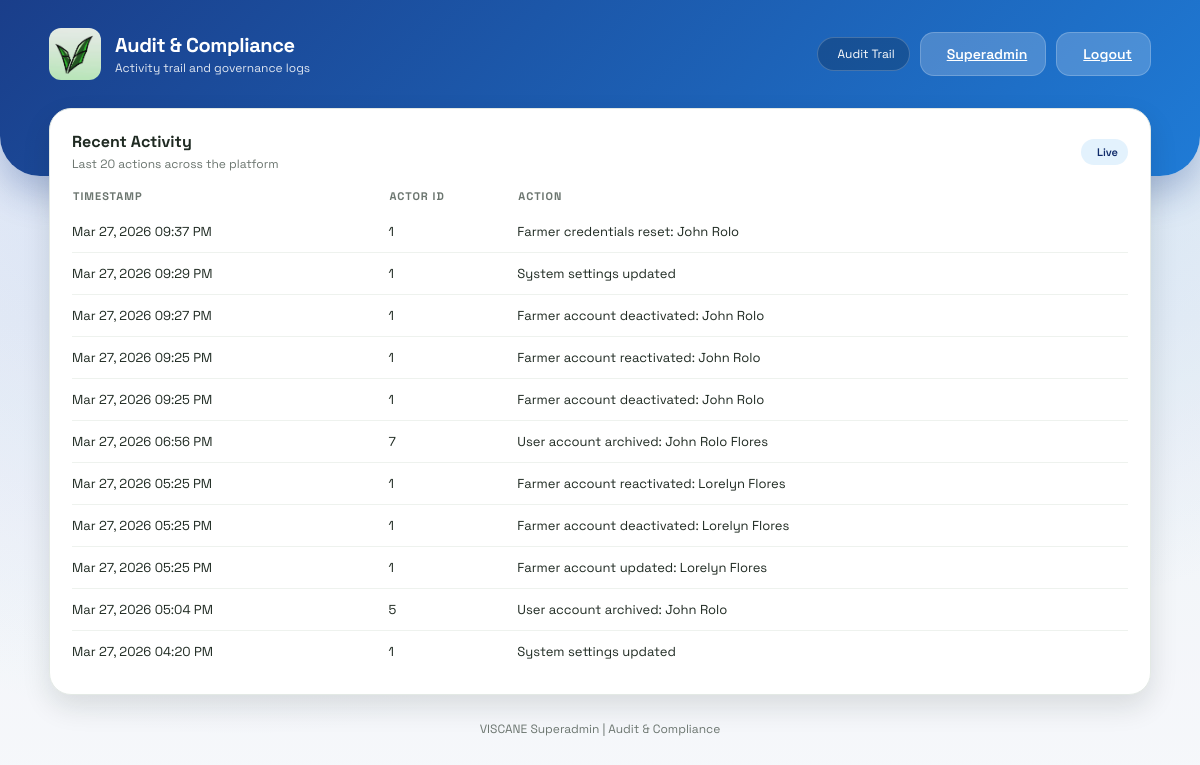
The app's page /superadmin/audit (signed in), older data.
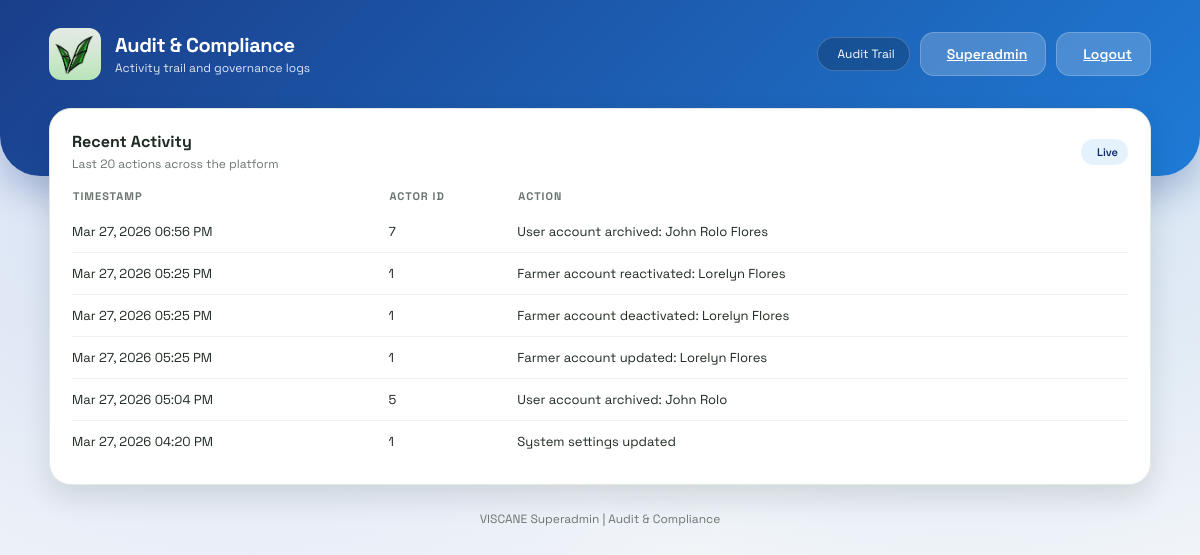
The same page, newer data.
### models.py (models this page shows)
class AuditLog(db.Model):
    id = db.Column(db.Integer, primary_key=True)
    user_id = db.Column(db.Integer, nullable=True)
    action = db.Column(db.String(255), nullable=False)
    timestamp = db.Column(db.DateTime, default=datetime.utcnow, nullable=False)

### app.py (the view)
@app.route('/superadmin/audit')
@role_required('superadmin')
def superadmin_audit():
    logs = AuditLog.query.order_by(AuditLog.timestamp.desc()).limit(20).all()
    return render_template('superadmin_audit.html', logs=logs, current_admin=get_current_admin())

### app.py (called while the page is built)
def role_required(required_role):
    def decorator(view):
        @wraps(view)
        def wrapped(*args, **kwargs):
            admin_id = session.get('admin_id')
            if not admin_id:
                return redirect(url_for('admin_login'))
            admin = Admin.query.get(admin_id)
            if not admin or admin.is_archived or admin.role != required_role:
                return redirect(url_for('admin_portal'))
            return view(*args, **kwargs)
        return wrapped
    return decorator

def get_current_admin():
    admin_id = session.get('admin_id')
    if not admin_id:
        return None
    admin = Admin.query.get(admin_id)
    if not admin or admin.is_archived:
        return None
    return admin

### templates/superadmin_audit.html (shortened to what this page needs)
<!DOCTYPE html>
<html lang="en">
<head>
    <link rel="stylesheet" href="{{ url_for('static', filename='style.css') }}">
</head>
<body class="admin-layout">
    <header class="dashboard-header">
        <div class="header-content">
            <div class="brand">
                <div class="brand-icon">
                    <img src="{{ url_for('static', filename='logo.jpg') }}" alt="VISCANE Logo" style="width: 100%; height: 100%; object-fit: cover; border-radius: 12px;">
                </div>
                <div>
                    <p class="brand-title">Audit & Compliance</p>
                    <p class="brand-subtitle">Activity trail and governance logs</p>
                </div>
            </div>
            <div class="header-actions">
                <div class="status-pill">
                    Audit Trail
                </div>
                <a class="btn light" href="/superadmin">
                    Superadmin
                </a>
                <a class="btn light" href="/admin-logout">
                    Logout
                </a>
            </div>
        </div>
    </header>
    <main class="dashboard-container fade-in">
        <section class="panel">
            <div class="panel-header">
                <div>
                    <h3 class="panel-title">Recent Activity</h3>
                    <p class="panel-subtitle">Last 20 actions across the platform</p>
                </div>
                <span class="badge">Live</span>
            </div>
            <table class="data-table">
                <thead>
                    <tr>
                        <th>Timestamp</th>
                        <th>Actor ID</th>
                        <th>Action</th>
                    </tr>
                </thead>
                <tbody>
                    {% if logs %}
                        {% for log in logs %}
                            <tr>
                                <td>{{ log.timestamp.strftime('%b %d, %Y %I:%M %p') }}</td>
                                <td>{{ log.user_id if log.user_id else 'System' }}</td>
                                <td>{{ log.action }}</td>
                            </tr>
                        {% endfor %}
                    {% else %}
                        <tr>
                            <td colspan="3">No audit entries available yet.</td>
                        </tr>
                    {% endif %}
                </tbody>
            </table>
        </section>
        <div class="footer-link">VISCANE Superadmin | Audit & Compliance</div>
    </main>
</body>
</html>

### static/style.css (style rules this page uses)
:root { --glass-bg: rgba(255, 255, 255, 0.15); --glass-border: rgba(255, 255, 255, 0.2); --primary-green: #43A047; --neutral-0: #ffffff; --neutral-50: #f6f8f5; --neutral-100: #eef2ee; --neutral-200: #e3e9e5; --neutral-500: #6b756f; --neutral-900: #1f2a22; --radius-lg: 22px; --radius-md: 16px; --shadow-md: 0 12px 28px rgba(19, 32, 24, 0.12); --shadow-lg: 0 18px 45px rgba(19, 32, 24, 0.18); }
* { box-sizing: border-box; }
body { margin: 0; font-family: "Space Grotesk", sans-serif; background-image: linear-gradient(rgba(0,0,0,0.5), rgba(0,0,0,0.5)), url('background.png'); background-size: cover; background-position: center; background-attachment: fixed; display: flex; justify-content: center; align-items: center; min-height: 100vh; color: white; }
.fade-in { animation: slideUp 0.6s ease-out forwards; }
body.farmer-layout, body.admin-layout { display: block; min-height: 100vh; background-image: none; background-color: var(--neutral-50); color: var(--neutral-900); overflow-x: hidden; padding: 0; }
body.admin-layout { --accent: #1E5BBF; --accent-soft: #E3F2FD; --accent-strong: #102B6A; --header-gradient: linear-gradient(135deg, #1A3E8A, #1F7BD6); --header-shadow: 0 18px 35px rgba(26, 62, 138, 0.28); }
.dashboard-header { background: var(--header-gradient); color: white; padding: 28px 0 96px; border-radius: 0 0 40px 40px; box-shadow: var(--header-shadow); position: relative; z-index: 2; }
.header-content { max-width: 1150px; margin: 0 auto; padding: 0 24px; display: flex; justify-content: space-between; align-items: center; gap: 20px; flex-wrap: wrap; }
.brand { display: flex; align-items: center; gap: 14px; }
.brand-icon { width: 52px; height: 52px; border-radius: 16px; display: grid; place-items: center; background: rgba(255, 255, 255, 0.18); backdrop-filter: blur(8px); font-size: 26px; }
.brand-title { margin: 0; font-size: 20px; font-weight: 700; letter-spacing: -0.4px; }
.brand-subtitle { margin: 2px 0 0; font-size: 12px; opacity: 0.85; }
.header-actions { display: flex; align-items: center; gap: 10px; flex-wrap: wrap; }
.status-pill { display: inline-flex; align-items: center; gap: 6px; padding: 8px 14px; border-radius: 999px; background: rgba(0,0,0,0.2); border: 1px solid rgba(255,255,255,0.2); font-size: 12px; }
.dashboard-container { max-width: 1150px; margin: -68px auto 0; padding: 0 24px 60px; position: relative; z-index: 2; }
.btn { border: none; border-radius: 14px; padding: 12px 18px; font-weight: 600; font-size: 14px; cursor: pointer; display: inline-flex; align-items: center; gap: 8px; transition: transform 0.2s ease, box-shadow 0.2s ease, background 0.2s ease; }
.btn.light { background: rgba(255,255,255,0.2); color: white; border: 1px solid rgba(255,255,255,0.2); }
.panel { background: var(--neutral-0); border-radius: var(--radius-lg); padding: 22px; border: 1px solid var(--neutral-200); box-shadow: var(--shadow-md); }
.panel-header { display: flex; justify-content: space-between; align-items: center; gap: 12px; margin-bottom: 16px; }
.panel-title { margin: 0; font-size: 16px; color: var(--neutral-900); }
.panel-subtitle { margin: 4px 0 0; font-size: 12px; color: var(--neutral-500); }
.badge { display: inline-flex; align-items: center; gap: 6px; padding: 6px 10px; border-radius: 999px; background: var(--accent-soft); color: var(--accent-strong); font-size: 11px; font-weight: 600; }
.data-table { width: 100%; border-collapse: collapse; font-size: 13px; }
.data-table th { text-align: left; color: var(--neutral-500); font-size: 11px; text-transform: uppercase; letter-spacing: 1px; padding-bottom: 8px; }
.data-table td { padding: 12px 0; border-bottom: 1px solid var(--neutral-100); }
.data-table tr:last-child td { border-bottom: none; }
.footer-link { margin-top: 26px; text-align: center; font-size: 12px; color: var(--neutral-500); }

Row changes from the older to the newer data that the page shows:
removed AuditLog: timestamp "Mar 27, 2026 09:37 PM", user "1", action "Farmer credentials reset: John Rolo"
removed AuditLog: timestamp "Mar 27, 2026 09:29 PM", user "1", action "System settings updated"
removed AuditLog: timestamp "Mar 27, 2026 09:27 PM", user "1", action "Farmer account deactivated: John Rolo"
removed AuditLog: timestamp "Mar 27, 2026 09:25 PM", user "1", action "Farmer account reactivated: John Rolo"
removed AuditLog: timestamp "Mar 27, 2026 09:25 PM", user "1", action "Farmer account deactivated: John Rolo"
